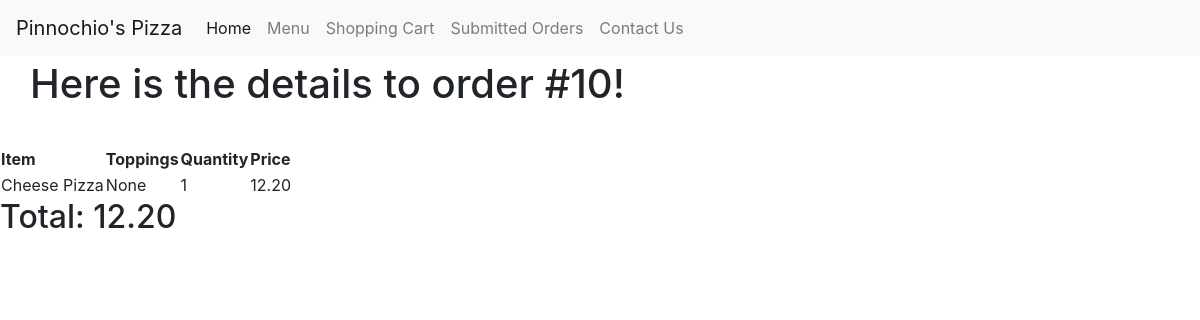
The page /orders/10 on the database its author committed.
### orders/models.py (models this page shows, shortened)
class OrderDetail(models.Model):
    order = models.ForeignKey(Order, on_delete=models.CASCADE, related_name="Order")
    food = models.ForeignKey(Food, on_delete=models.CASCADE, related_name="OrderFood", default = 0)
    quantity = models.PositiveIntegerField(default = 1)
    topping = models.ManyToManyField(Topping, blank = True, related_name="OrderTopping")

class Food(models.Model):
    item = models.ForeignKey(Item, on_delete=models.CASCADE, related_name="FoodItem")
    price = models.DecimalField(max_digits = 10, decimal_places=2,validators=[MinValueValidator(0)])
    size = models.ForeignKey(Size, on_delete=models.CASCADE, related_name="Size")
    options = (('true', 'Yes'), ('false', 'No'))
    hasToppings = models.CharField(max_length = 5, choices = options, default = 'false')
    numToppings = models.PositiveIntegerField(default = 0, help_text = "0 for cheese pizza")
    name = models.CharField(max_length = 64, default = "None", help_text = "Do not include size in name")

class Order(models.Model):
    user = models.ForeignKey(User, on_delete=models.CASCADE, related_name="UserOrder")
    orderdetails = models.ManyToManyField(Food, through = 'OrderDetail')
    total = models.DecimalField(max_digits = 10, decimal_places=2,validators=[MinValueValidator(0)], default = 0)

### orders/views.py (the view)
# urls.py: path("orders/<int:order_id>", views.order_details, name="order_details"),
def order_details(request, order_id):
    context = {
        "page_text": "Here is the details to order #" + str(order_id) + "!",
        "order_details": OrderDetail.objects.filter(order_id__exact = order_id),
        "order": Order.objects.get(pk = order_id)
    }
    return render(request, "orders/order_details.html", context)

### orders/templates/orders/order_details.html (shortened to what this page needs)
{% extends "orders/base.html" %}
{% block body %}
  <h1 class= "main">
    {{ page_text }}
  </h1>
  <table>
    <tr>
      <th>Item</th>
      <th>Toppings</th>
      <th>Quantity</th>
      <th>Price</th>
    </tr>
  {% for order_detail in order_details %}
  <tr>
      <td>{{order_detail.food.name}}</td>
      <td>{{ order_detail.topping.all|join:", "|default:"None" }} </td>
      <td>{{order_detail.quantity}}</td>
      <td>{{order_detail.food.price}}</td>
  </tr>
  {% endfor %}
</table>
<h2>Total: {{order.total}}</h2>
{% endblock %}

### orders/static/css/main.css (style rules this page uses)
.main { padding: 30px; margin-top: 30px; }

### rows shown on the page
OrderDetail: food.name "Cheese Pizza", topping.all "None", quantity "1", food.price "12.20"
Order: total "12.20"

### other values the page prints
{{ page_text }} "Here is the details to order #10!"
